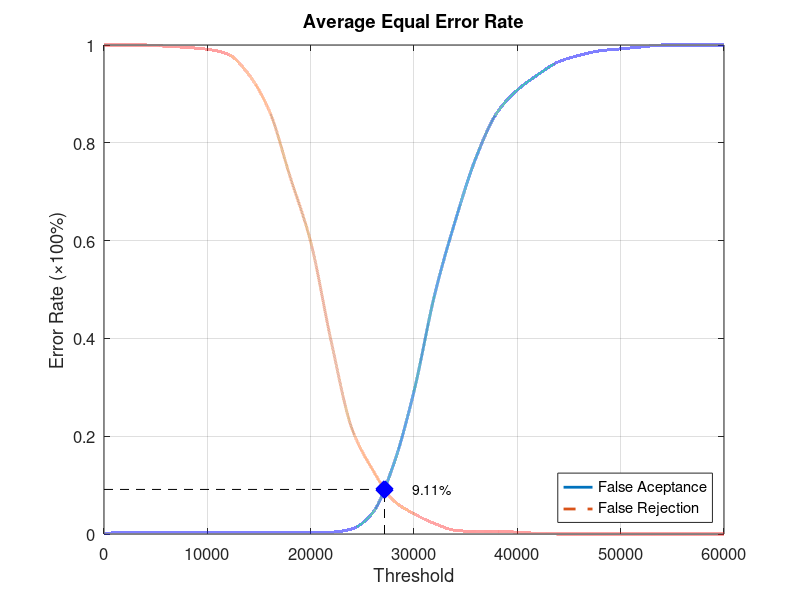
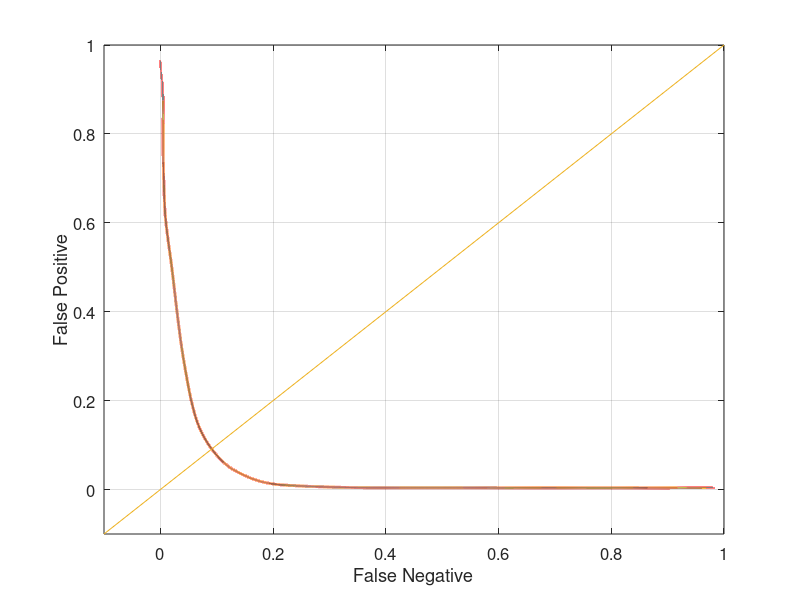

The MATLAB source for these figures, in order:
function yEER = Experiment5Average
close all;
clear;
clc;
x = 0:2000:60000;
xq = 0:0.5:60000;

y0 = [0 0.00394737 0.00394737 0.00394737 0.00394737 0.00394737 0.00394737 0.00394737 0.00394737 0.00394737 0.00394737 0.00394737 0.0105263 0.0434211 0.140789 0.292105 0.489474 0.640789 0.769737 0.860526 0.907895 0.939474 0.965789 0.978947 0.988158 0.992105 0.996053 1 1 1 1];
yy0 = interp1(x, y0, xq, 'pchip');
y1 = [1 1 1 0.9975 0.995 0.99125 0.98125 0.94 0.865 0.73125 0.5975 0.3925 0.215 0.13125 0.06875 0.04125 0.02125 0.0075 0.005 0.005 0.00375 0.00125 0 0 0 0 0 0 0 0 0];
yy1 = interp1(x, y1, xq, 'pchip');

% Calculating EER: 
y2 = abs(y0 - y1);
find(y2 == min(y2))
yy2 = abs(yy0 - yy1);
xEER = find(yy2 == min(yy2));
xEERIndex = xq(xEER) % X-axis EER
yEER = yy0(xEER) % Y-axis EER

main = figure
plot(xq, yy0,'-','LineWidth', 2);	hold on
plot(xq, yy1,'--','LineWidth', 2);	hold on
plot([xEERIndex xEERIndex], [0 yEER], 'k--');	hold on
plot([0 xEERIndex], [yEER yEER], 'k--');	hold on
plot(xEERIndex, yEER, 'bx', 'LineWidth', 10);	hold on
text(xEERIndex + 10 * xEERIndex / 100, yEER, [num2str(round((10000 * yEER)) / 100) '%'])
legend('False Aceptance', 'False Rejection', 'Location', 'SouthEast')
xlabel('Threshold')
ylabel('Error Rate (\times100%)')
title('Average Equal Error Rate')
set(gca, 'FontSize', 12)
axis([0 60000 0 1])
grid on

print(main, 'Experiment5AverageMain', '-dpng');
FNRxFPR = figure('Color', [1 1 1]);
plot(yy1, yy0, '-', yy1, yy0, 'LineWidth', 2);
hold on
y = -0.1:0.1:1
plot(y, y); 
set(gca, 'FontSize', 12)
xlabel('False Negative')
ylabel('False Positive')
axis([-0.1 1 -0.1 1])
set(gca, 'FontSize', 12)
grid on

print(FNRxFPR, 'Experiment5AverageFNRxFPR','-dpng');
end
